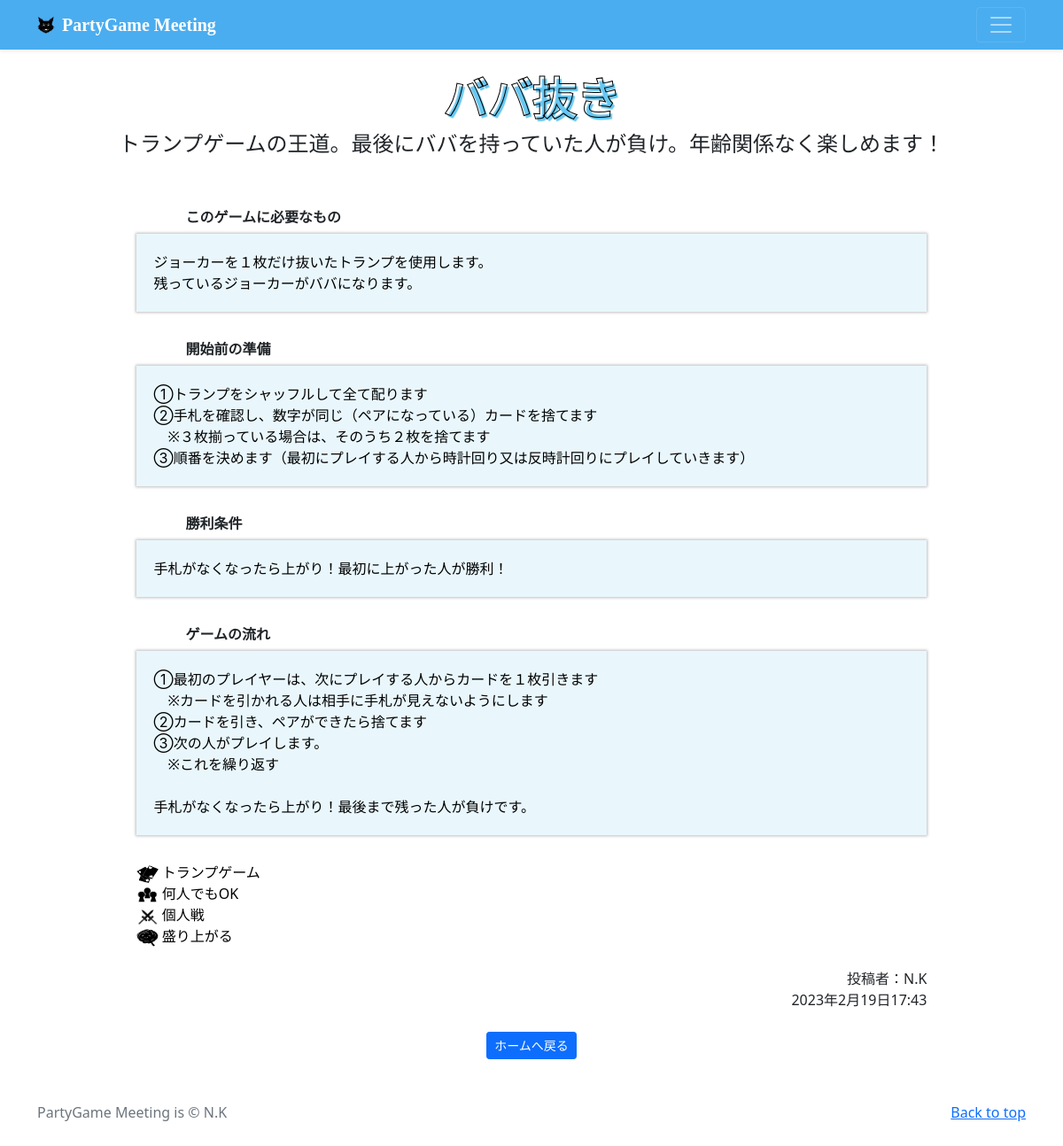
Screenshot of /partygame-detail/1 with the database file from the repository.
### partygame/models.py (models this page shows, shortened)
class PartygamePost(models.Model):
    user = models.ForeignKey(
        CustomUser,
        verbose_name='ユーザー',
        on_delete=models.CASCADE
    )
    category = models.ForeignKey(
        Category,
        verbose_name='カテゴリ',
        on_delete=models.PROTECT
    )
    category2 = models.ForeignKey(
        Category2,
        verbose_name='カテゴリ2',
        on_delete=models.PROTECT
    )
    category3 = models.ForeignKey(
        Category3,
        verbose_name='カテゴリ3',
        on_delete=models.PROTECT
    )
    category4 = models.ForeignKey(
        Category4,
        verbose_name='カテゴリ4',
        on_delete=models.PROTECT
    )
    title = models.CharField(
        verbose_name='タイトル',
        max_length=20
    )
    subtitle = models.CharField(
        verbose_name='サブタイトル',
        max_length=50
    )
    item = models.TextField(
        verbose_name='ゲームに必要なアイテム'
    )
    preparation = models.TextField(
        verbose_name='開始前の準備'
    )
    wincondition = models.CharField(
        verbose_name='勝利条件を一言で',
        max_length=100
    )
    detail = models.TextField(
        verbose_name='詳細説明'
    )
    posted_at = models.DateTimeField(
        verbose_name='投稿日時',
        auto_now_add=True
    )

class Category(models.Model):
    title = models.CharField(
        verbose_name='カテゴリ',    # フィールドのタイトル
        max_length=20
    )
    def __str__(self):
        return self.title

class Category2(models.Model):
    title = models.CharField(
        verbose_name='カテゴリ',    # フィールドのタイトル
        max_length=20
    )
    def __str__(self):
        return self.title

class Category3(models.Model):
    title = models.CharField(
        verbose_name='カテゴリ',    # フィールドのタイトル
        max_length=20
    )
    def __str__(self):
        return self.title

class Category4(models.Model):
    title = models.CharField(
        verbose_name='カテゴリ',    # フィールドのタイトル
        max_length=20
    )
    def __str__(self):
        return self.title

### accounts/models.py (models this page shows)
class CustomUser(AbstractUser):
    pass

### partygame/views.py (the view)
# urls.py: path('partygame-detail/<int:pk>', views.DetailView.as_view(), name='partygame_detail'),
class DetailView(DetailView):
    template_name = 'detail.html'
    model = PartygamePost

### partygame/templates/detail.html (shortened to what this page needs)
{% extends 'base.html' %}
{% load static %}
{% block contents %}
    <br>
    <div class="container">
        <div class="row">
            <div class="col">
                <h2 class="detail-gametitle">{{ object.title }}</h2>
                <h4 class="text-center">{{ object.subtitle }}</h4>
                <br>
                <br>
                <p class="text-bold detail-title">このゲームに必要なもの</p>
                <div class="detail-text-box">
                    <p class="detail-text-space">{{ object.item | linebreaksbr }}</p>
                </div>
                <p class="text-bold detail-title">開始前の準備</p>
                <div class="detail-text-box">
                    <p class="detail-text-space">{{ object.preparation | linebreaksbr }}</p>
                </div>
                <p class="text-bold detail-title">勝利条件</p>
                <div class="detail-text-box">
                    <p class="detail-text-space">{{ object.wincondition | linebreaksbr }}</p>
                </div>
                <p class="text-bold detail-title">ゲームの流れ</p>
                <div class="detail-text-box">
                    <p class="detail-text-space">{{ object.detail | linebreaksbr }}</p>
                </div>
                <div class="detail-category">
                    <div>
                        <a href="{% url 'partygame:partygame_category' category=object.category.id %}" class="tag-text">
                            <img src={% static 'img/card_black.png' %} width="25" height="20" class="">
                            {{ object.category }}
                        </a>
                    </div>
                    <div>
                        <a href="{% url 'partygame:partygame_category2' category2=object.category2.id %}" class="tag-text">
                            <img src={% static 'img/people_black.png' %} width="25" height="20"class="">
                            {{ object.category2 }}
                        </a>
                    </div>
                    <div>
                        <a href="{% url 'partygame:partygame_category3' category3=object.category3.id %}" class="tag-text">
                            <img src={% static 'img/vsken.png' %} width="25" height="20" class="">
                            {{ object.category3 }}
                        </a>
                    </div>
                    <div>
                        <a href="{% url 'partygame:partygame_category4' category4=object.category4.id %}" class="tag-text">
                            <img src={% static 'img/nomiso_black.png' %} width="25" height="20" class="">
                            {{ object.category4 }}
                        </a>
                    </div>
                </div>
                <br>
                <div>
                    <div class="postdate">投稿者：{{ object.user }}</div>
                    <div class="postdate">{{ object.posted_at }}</div>
                </div>
                <br>
                <div class="back-to-home">
                    <a href="{% url 'partygame:index' %}" class="btn btn-primary btn-sm">ホームへ戻る</a>
                </div>
            </div>
        </div>
    </div>
{% endblock %}

### static/css/main.css (style rules this page uses)
.text-bold { font-weight: bold; }
.tag-text { text-decoration: none; color: black; }
.text-center { text-align: center; }
.detail-gametitle { text-align: center; font-weight: 800; font-size: 50px; font-family: "Helvetica Neue", "Helvetica", "Hiragino Sans", "Hiragino Kaku Gothic ProN", "Arial", "Yu Gothic", "Meiryo", sans-serif; color: rgba(0,0,0,0); -webkit-text-stroke: 1px #000; text-shadow: 2.5px 3px 1px rgba(38, 175, 234, 0.7); }
.detail-title { padding-left: 15%; padding-bottom: 7px; margin: 0px; }
.detail-text-box { display: flex; justify-content: center; align-content: center; }
.detail-text-space { padding-top: 20px; padding-bottom: 20px; padding-right: 20px; padding-left: 20px; margin-top: 0px; margin-bottom: 30px; color: black; background-color: rgba(38, 175, 234, 0.1); box-shadow: 0 0 3px 1px rgb(190, 189, 189); width: 80%; max-width: 800px; min-width: 80%; }
.detail-category { display: flex; flex-direction: column; justify-content: center; padding-left: 10%; }
.postdate { display: flex; justify-content: right; padding-right: 10%; }
.back-to-home { display: flex; justify-content: center; }

### rows the page displays
PartygamePost: subtitle "トランプゲームの王道。最後にババを持っていた人が負け。年齢関係なく楽しめます！", item "ジョーカーを１枚だけ抜いたトランプを使用します。 残っているジョーカーがババになります。", preparation "①トランプをシャッフルして全て配ります ②手札を確認し、数字が同じ（ペアになっている）カードを捨てます ※３枚揃っている場合は、そのうち２枚を捨てます ③順番を決めます（最初にプレイする人から時計回り又は反時計回りにプレイしていきます）", wincondition "手札がなくなったら上がり！最初に上がった人が勝利！", detail "①最初のプレイヤーは、次にプレイする人からカードを１枚引きます ※カードを引かれる人は相手に手札が見えないようにします ②カードを引き、ペアができたら捨てます ③次の人がプレイします。 ※これを繰り返す 手札がなくなったら上がり！最後まで残った人が負けです。", category "トランプゲーム", category2 "何人でもOK", category3 "個人戦", category4 "盛り上がる", user "N.K", posted_at "2023年2月19日17:43"
